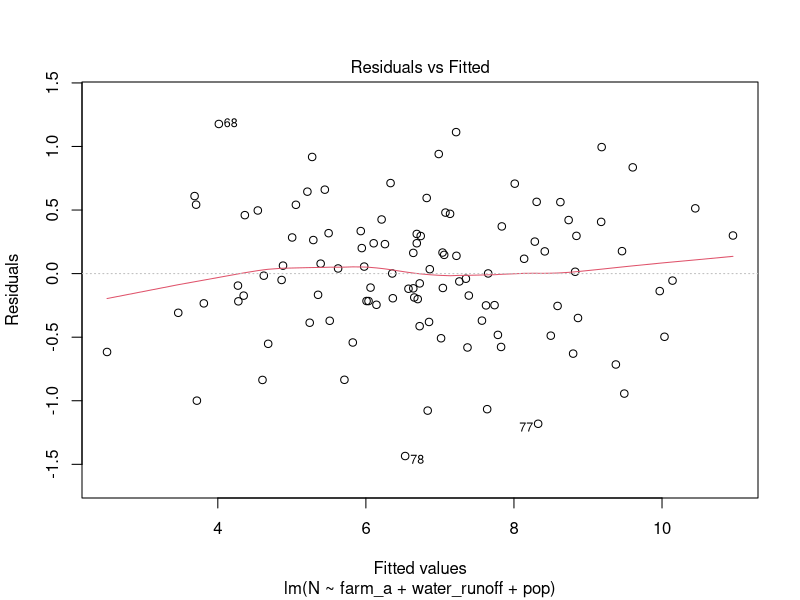
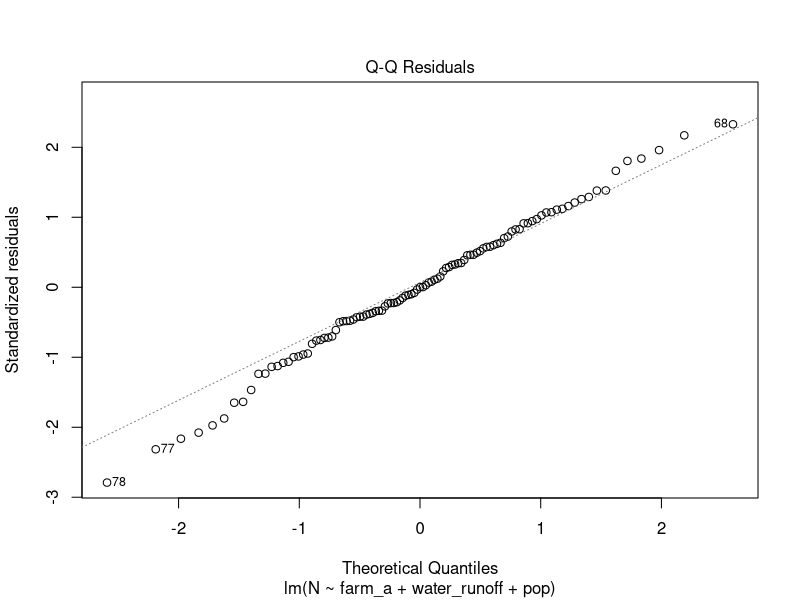
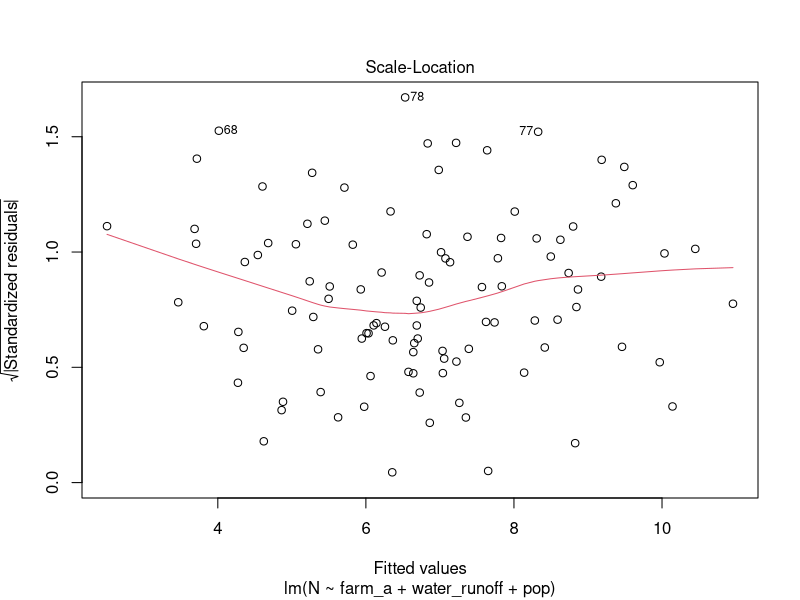
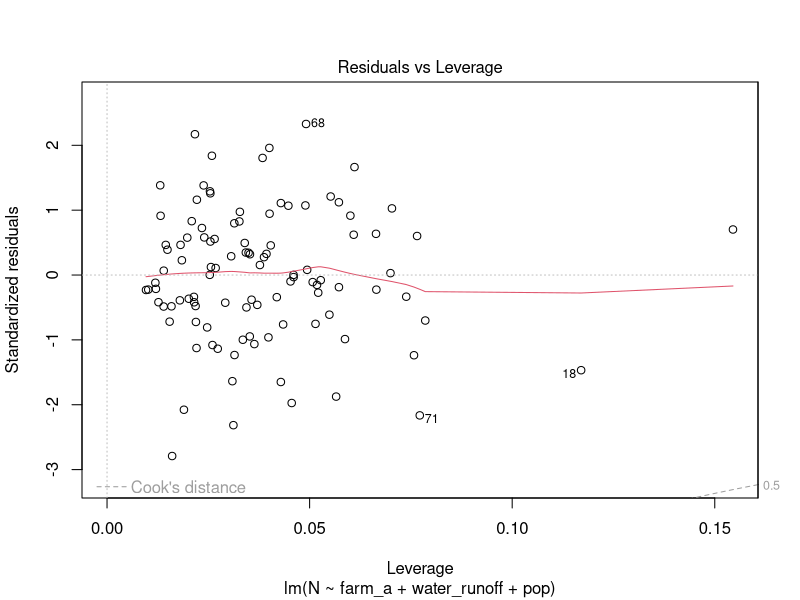

The R source for these figures, in order:
## ---- chunk 1
knitr::opts_chunk$set(echo = TRUE)
## ---- chunk 2
river_data <- read.csv("A8_baltic_DIN.csv", header=FALSE, skip=1)
drain_a <- log(river_data$V2)
pop <- log(river_data$V3)
dens <- log(river_data$V6)
farm_a <- log(river_data$V12+1)
water_runoff <- river_data$V17
pig_pop <- log(river_data$V18+1)
cow_pop <- log(river_data$V19+1)
WC_per <- river_data$V20
country <- river_data$V21
N <- log(river_data$V22)
## ---- chunk 3
full_model <- lm(N ~ drain_a + pop + dens + + farm_a
                   + water_runoff + pig_pop + cow_pop + WC_per)
null_model <- lm(N ~ 1, data = river_data)
final_model <- step(null_model, scope = list(lower = formula(null_model), upper = formula(full_model)), direction = "both")
summary(final_model)
plot(final_model)
